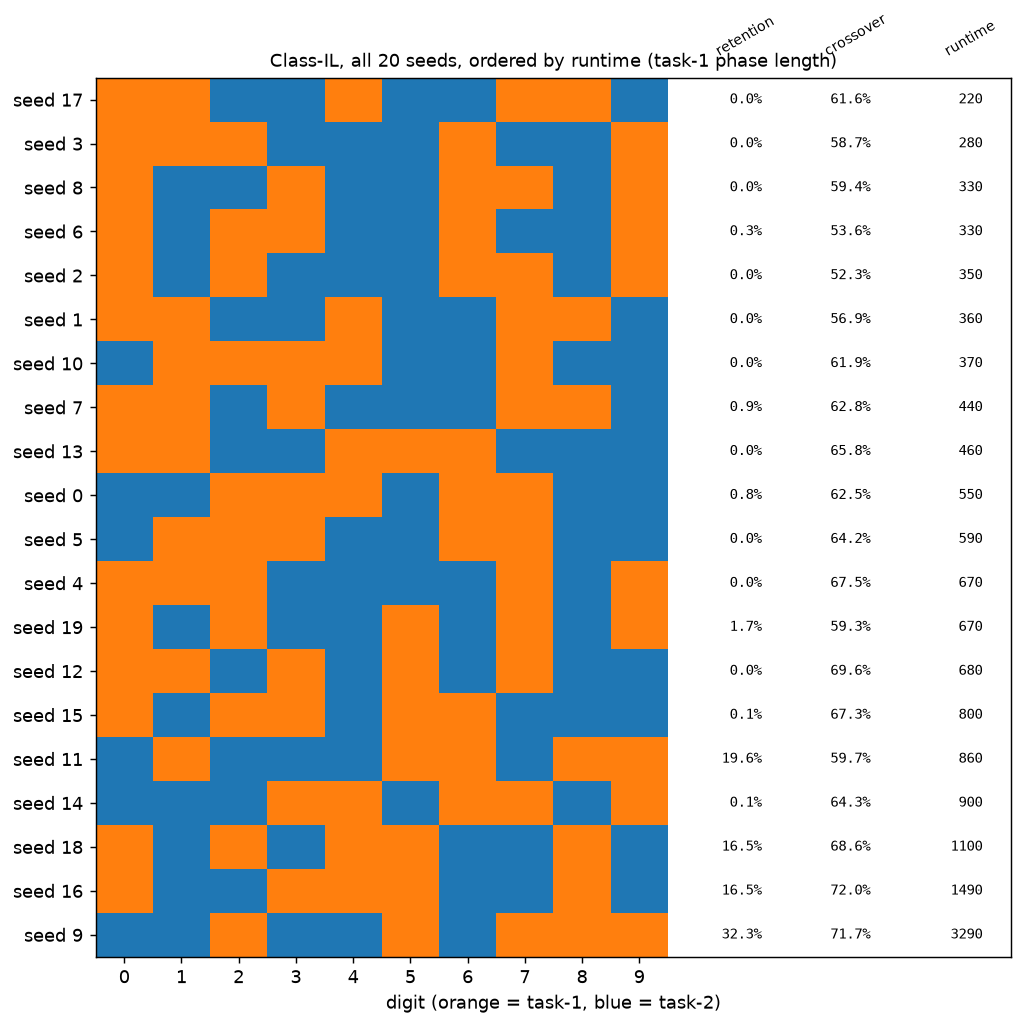

This chart was generated by the following Python code:
"""Class-IL finals split roughly into two groups (~0% and ~15-30%) -- what distinguishes the
seeds in each group?

Report series 2, decade 312. Pure re-analysis of 300's (seeds 0-9) and 310's (seeds 10-19)
saved Class-IL arrays -- no new training. One figure: all 20 seeds as rows, one column per
digit (0-9) coloured by which task it was assigned to that seed, plus retention/crossover/
runtime columns, ordered by runtime (task-1 phase length, switch0) so any pattern is visible
at a glance.
"""
import sys
from pathlib import Path

ROOT = Path(__file__).resolve().parents[1]
sys.path.insert(0, str(ROOT))

import numpy as np
import matplotlib.pyplot as plt
from matplotlib.colors import ListedColormap

from src.protocol import PROTOCOL, replace

TASK1_COLOR = "tab:orange"
TASK2_COLOR = "tab:blue"

proto = replace(PROTOCOL, hidden=32)

seeds, finals, crossovers, runtimes = [], [], [], []
for prefix, seed_range in [("300", range(0, 10)), ("310", range(10, 20))]:
    z = np.load(Path(__file__).parent / f"{prefix}_forgetting_by_scenario_class_il.npz",
               allow_pickle=True)
    for i, seed in enumerate(seed_range):
        seeds.append(seed)
        finals.append(z["finals"][i])
        crossovers.append(z["crossovers"][i])
        runtimes.append(z["switch0"][i])

seeds = np.array(seeds)
finals = np.array(finals)
crossovers = np.array(crossovers)
runtimes = np.array(runtimes)

order = np.argsort(runtimes)
seeds, finals, crossovers, runtimes = seeds[order], finals[order], crossovers[order], runtimes[order]

task_grid = np.zeros((len(seeds), 10), dtype=int)
for row, seed in enumerate(seeds):
    t1, t2 = proto.tasks(int(seed))
    for d in t2:
        task_grid[row, d] = 1   # 0 = task-1 (orange), 1 = task-2 (blue)

fig, ax = plt.subplots(figsize=(8, 8))
ax.imshow(task_grid, cmap=ListedColormap([TASK1_COLOR, TASK2_COLOR]), aspect="auto",
         extent=(-0.5, 9.5, len(seeds) - 0.5, -0.5))

for row in range(len(seeds)):
    ax.text(10.3, row, f"{finals[row]:5.1f}%", va="center", fontsize=8, family="monospace")
    ax.text(12.2, row, f"{crossovers[row]:5.1f}%", va="center", fontsize=8, family="monospace")
    ax.text(14.3, row, f"{int(runtimes[row]):5d}", va="center", fontsize=8, family="monospace")

ax.set_xticks(range(10))
ax.set_xticklabels(range(10))
ax.set_yticks(range(len(seeds)))
ax.set_yticklabels([f"seed {s}" for s in seeds])
ax.set_xlim(-0.5, 15.5)
ax.set_ylim(len(seeds) - 0.5, -0.5)

for x, label in [(10.3, "retention"), (12.2, "crossover"), (14.3, "runtime")]:
    ax.text(x, -1.0, label, fontsize=8, ha="left", rotation=30)

ax.set_xlabel("digit (orange = task-1, blue = task-2)")
ax.set_title("Class-IL, all 20 seeds, ordered by runtime (task-1 phase length)", fontsize=10)

fig.tight_layout()
out = str(Path(__file__).parent / "312_class_il_digit_table.png")
fig.savefig(out, dpi=130, bbox_inches="tight")
print(f"saved {out}")
